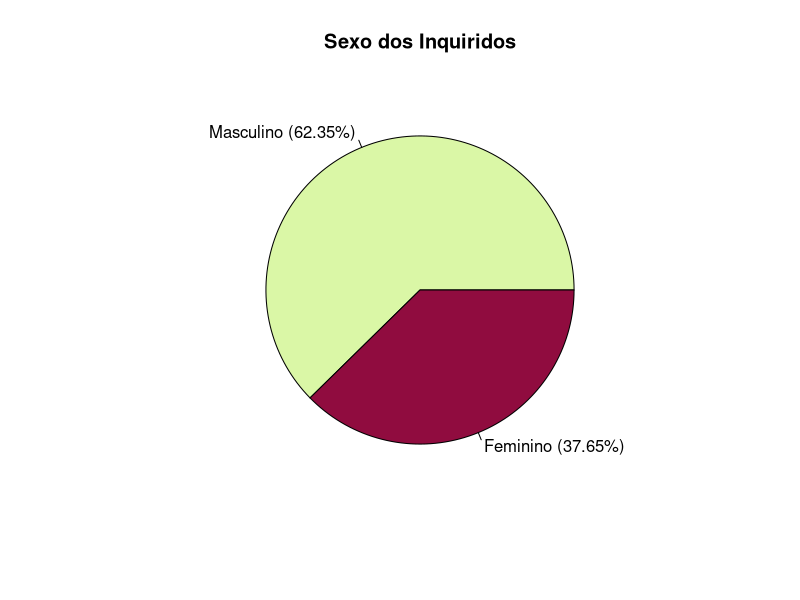
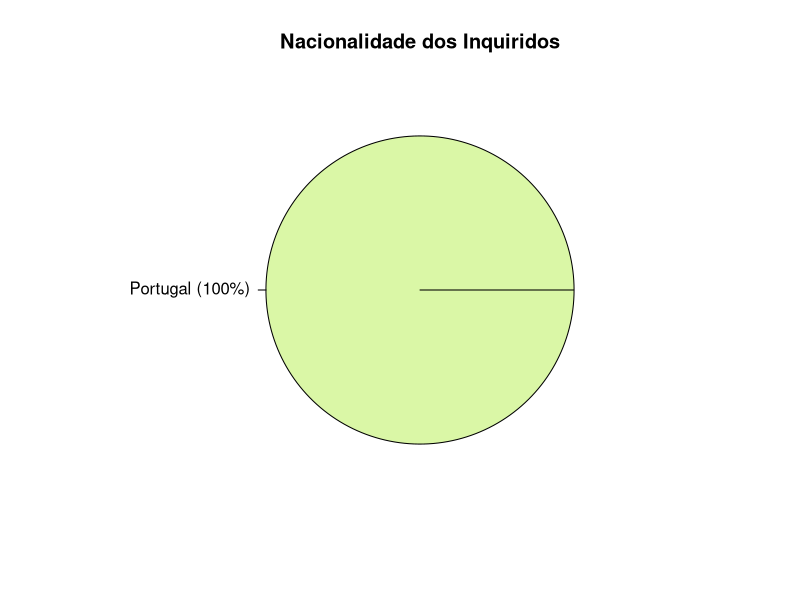
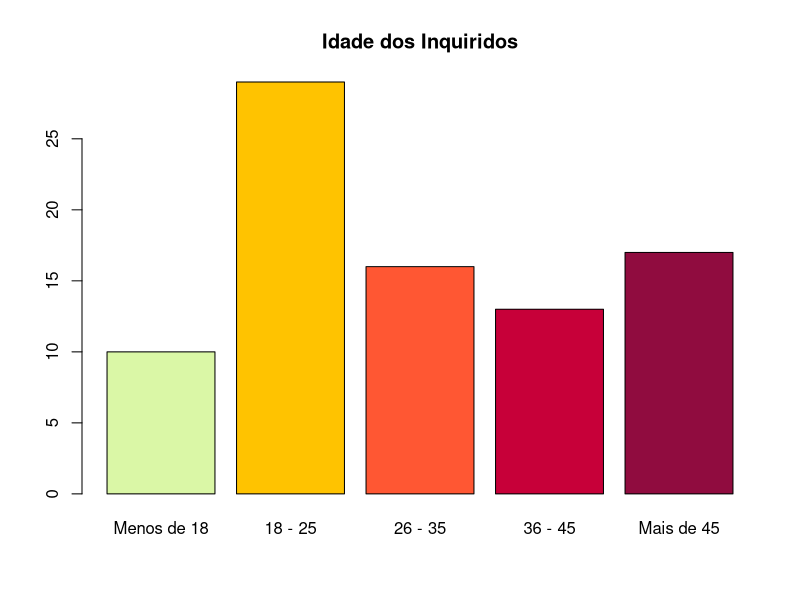
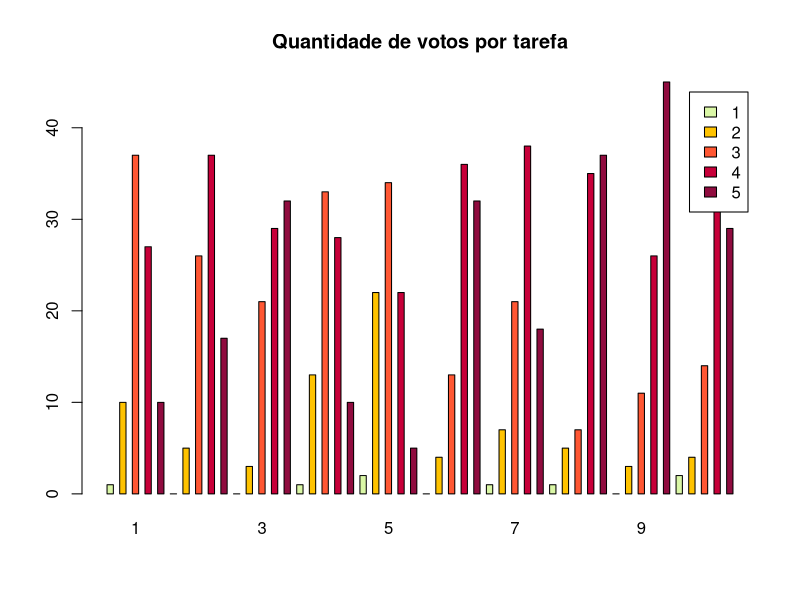
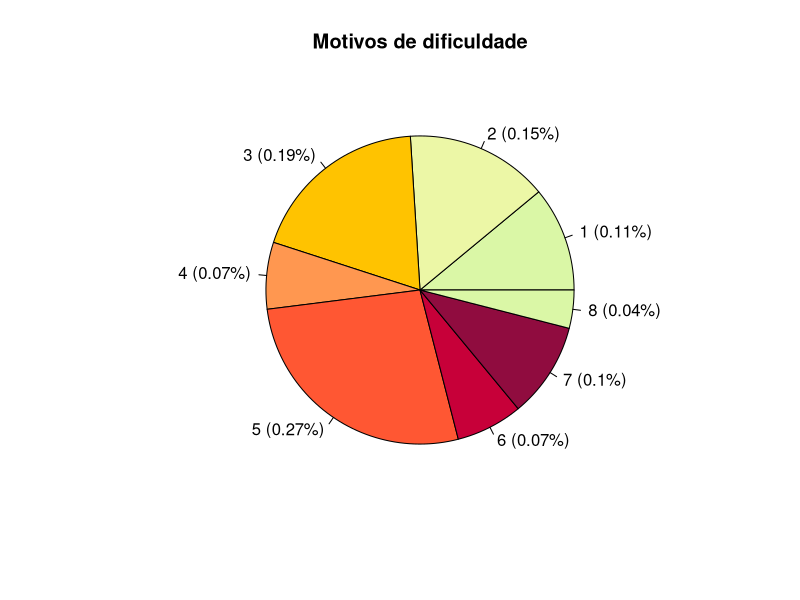
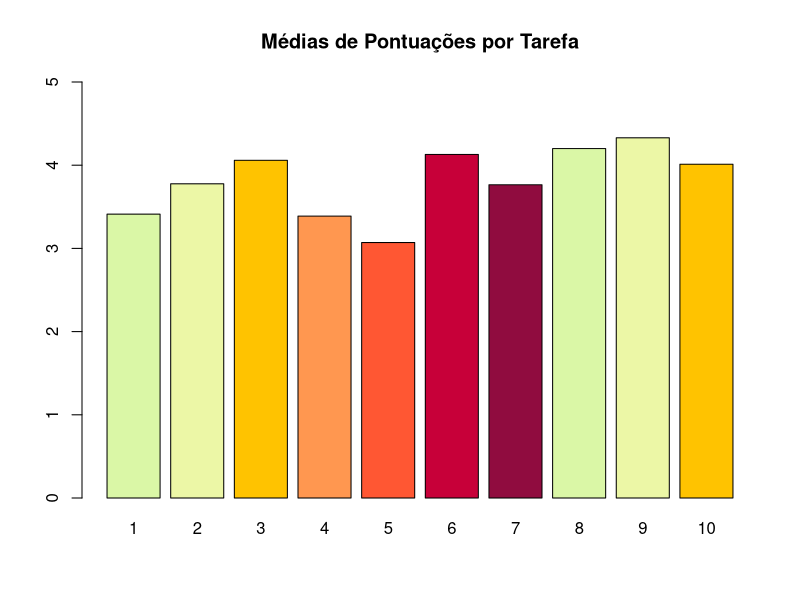
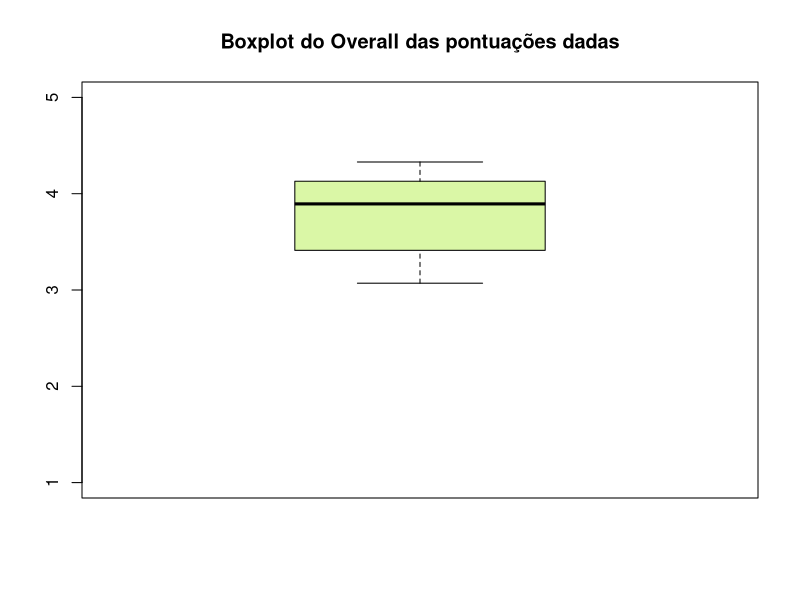
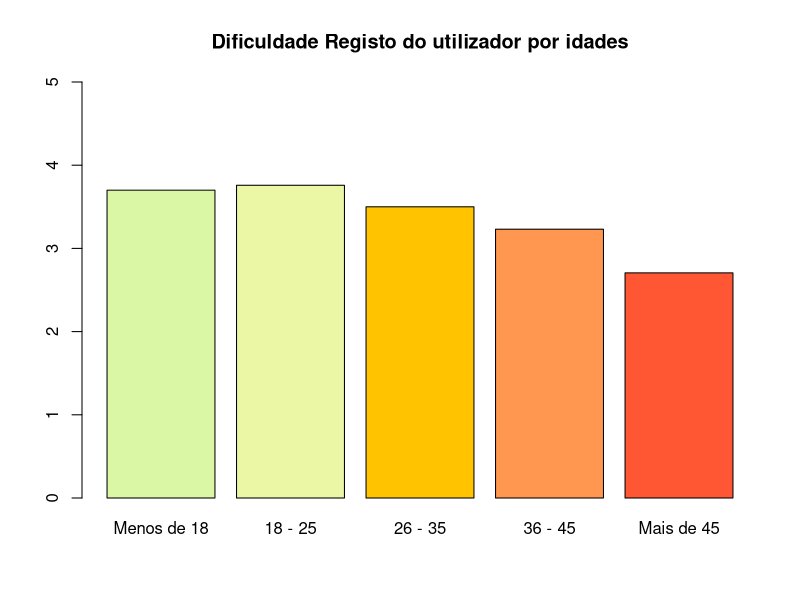

The R script that drew these images, in order:





# ========================================================================================================================
# ====                                  MAIN USABILITY SCRIPT                                                         ====
# ========================================================================================================================



inquerito = read.csv("./Resources/dados_inquerito.csv", sep = ",")
# View(inquerito)

# variaveis:
i_MENOR_18 = "Menos de 18"
i_18_25 = "18 - 25"
i_26_35 = "26 - 35"
i_36_45 = "36 - 45"
i_MAIS_45 = "Mais de 45"
s_MASCULINO = "Masculino"
s_FEMININO = "Feminino"

SEXO = 1
IDADE = 2
NACIONALIDADE = 3
REGISTO_SITE = 4
PESQUISA_POR_NOME = 5
ADICIONAR_CARRINHO_1 = 6
PESQUISA_POR_AUTOR = 7
SELECIONAR_LIVRO_AUTOR = 8
ADICIONAR_LIVRO_FAVORITOS = 9
ACEDER_FAVORITOS = 10
ADICIONAR_CARRINHO_2 = 11
REMOVER_LIVRO_CARRINHO = 12
INICIAR_COMPRA = 13
MOTIVOS = 14

attach(inquerito)

# Inqueridos por sexo

n_masculino = length(inquerito[inquerito$Sexo == s_MASCULINO,SEXO])
n_feminino = length(inquerito[inquerito$Sexo == s_FEMININO,SEXO])
n_total = n_masculino + n_feminino
# Temos uma amostra grande (n_total = 85 inqueridos)
# Pelo Torema do Limite Central, podemos pressupor uma distribuicao normal dos dados

perc_masc = round((n_masculino / n_total) * 100, 2)
perc_fem = round((n_feminino / n_total) * 100, 2)
# perc_masc -> 62.35%
# perc_fem  -> 37.65%
label_perc_masc = paste("(", "%)", sep=toString(perc_masc))
label_perc_fem = paste("(", "%)", sep=toString(perc_fem))

# graficamente:
pie(c(perc_masc, perc_fem),
    c(paste(s_MASCULINO, label_perc_masc),
      paste(s_FEMININO, label_perc_fem)),
    col = c("#DAF7A6", "#900C3F"))
title(main = "Sexo dos Inquiridos")

# Nacionalidade:

perc_pt = (length(inquerito[inquerito$Nacionalidade=="Portugal",NACIONALIDADE]) / n_total) * 100
label_perc_pt = paste("(", "%)", sep=toString(perc_pt))
pie(perc_pt, col = "#DAF7A6", c(paste("Portugal", label_perc_pt)))
title(main = "Nacionalidade dos Inquiridos")


# Idade:

n_menos18 = length(inquerito[inquerito$Idade == i_MENOR_18, IDADE])
n_18_25 = length(inquerito[inquerito$Idade == i_18_25, IDADE])
n_26_35 = length(inquerito[inquerito$Idade == i_26_35, IDADE])
n_36_45 = length(inquerito[inquerito$Idade == i_36_45, IDADE])
n_mais45= length(inquerito[inquerito$Idade == i_MAIS_45, IDADE])


barplot(c(n_menos18, n_18_25, n_26_35, n_36_45, n_mais45),
        names.arg = c(i_MENOR_18, i_18_25, i_26_35, i_36_45, i_MAIS_45),
        col = c("#DAF7A6", "#FFC300", "#FF5733", "#C70039", "#900C3F"))
title(main = "Idade dos Inquiridos")


# 1. Registo no Site:

dados_registo = inquerito[REGISTO_SITE]
registo_p1 = length(dados_registo[dados_registo==1])
registo_p2 = length(dados_registo[dados_registo==2])
registo_p3 = length(dados_registo[dados_registo==3])
registo_p4 = length(dados_registo[dados_registo==4])
registo_p5 = length(dados_registo[dados_registo==5])
pontuacoes_registo = c(registo_p1, registo_p2, registo_p3, registo_p4, registo_p5)

# 2. Pesquisa por nome:

dados_pesquisa_por_nome = inquerito[PESQUISA_POR_NOME]
pesquisa_por_nome_p1 = length(dados_pesquisa_por_nome[dados_pesquisa_por_nome==1])
pesquisa_por_nome_p2 = length(dados_pesquisa_por_nome[dados_pesquisa_por_nome==2])
pesquisa_por_nome_p3 = length(dados_pesquisa_por_nome[dados_pesquisa_por_nome==3])
pesquisa_por_nome_p4 = length(dados_pesquisa_por_nome[dados_pesquisa_por_nome==4])
pesquisa_por_nome_p5 = length(dados_pesquisa_por_nome[dados_pesquisa_por_nome==5])
pontuacoes_pesquisa_por_nome = c(pesquisa_por_nome_p1, pesquisa_por_nome_p2, pesquisa_por_nome_p3, pesquisa_por_nome_p4, pesquisa_por_nome_p5)

# 3. Adicionar livro ao carrinho
# (partindo da sua pagina de detalhes)

dados_adicionar_carrinho_1 = inquerito[ADICIONAR_CARRINHO_1]
adicionar_carrinho_1_p1 = length(dados_adicionar_carrinho_1[dados_adicionar_carrinho_1==1])
adicionar_carrinho_1_p2 = length(dados_adicionar_carrinho_1[dados_adicionar_carrinho_1==2])
adicionar_carrinho_1_p3 = length(dados_adicionar_carrinho_1[dados_adicionar_carrinho_1==3])
adicionar_carrinho_1_p4 = length(dados_adicionar_carrinho_1[dados_adicionar_carrinho_1==4])
adicionar_carrinho_1_p5 = length(dados_adicionar_carrinho_1[dados_adicionar_carrinho_1==5])
pontuacoes_adicionar_carrinho_1 = c(adicionar_carrinho_1_p1, adicionar_carrinho_1_p2, adicionar_carrinho_1_p3, adicionar_carrinho_1_p4, adicionar_carrinho_1_p5)

# 4. Pesquisa por autor

dados_pesquisa_por_autor = inquerito[PESQUISA_POR_AUTOR]
pesquisa_por_autor_p1 = length(dados_pesquisa_por_autor[dados_pesquisa_por_autor==1])
pesquisa_por_autor_p2 = length(dados_pesquisa_por_autor[dados_pesquisa_por_autor==2])
pesquisa_por_autor_p3 = length(dados_pesquisa_por_autor[dados_pesquisa_por_autor==3])
pesquisa_por_autor_p4 = length(dados_pesquisa_por_autor[dados_pesquisa_por_autor==4])
pesquisa_por_autor_p5 = length(dados_pesquisa_por_autor[dados_pesquisa_por_autor==5])
pontuacoes_pesquisa_por_autor = c(pesquisa_por_autor_p1, pesquisa_por_autor_p2, pesquisa_por_autor_p3, pesquisa_por_autor_p4, pesquisa_por_autor_p5)

# 5. Selecionar livro pretendido do autor

dados_selecionar_livro_autor = inquerito[SELECIONAR_LIVRO_AUTOR]
selecionar_livro_autor_p1 = length(dados_selecionar_livro_autor[dados_selecionar_livro_autor==1])
selecionar_livro_autor_p2 = length(dados_selecionar_livro_autor[dados_selecionar_livro_autor==2])
selecionar_livro_autor_p3 = length(dados_selecionar_livro_autor[dados_selecionar_livro_autor==3])
selecionar_livro_autor_p4 = length(dados_selecionar_livro_autor[dados_selecionar_livro_autor==4])
selecionar_livro_autor_p5 = length(dados_selecionar_livro_autor[dados_selecionar_livro_autor==5])
pontuacoes_selecionar_livro_autor = c(selecionar_livro_autor_p1, selecionar_livro_autor_p2, selecionar_livro_autor_p3, selecionar_livro_autor_p4, selecionar_livro_autor_p5)


# 6. Adicionar livro aos favoritos

dados_adicionar_favoritos = inquerito[ADICIONAR_LIVRO_FAVORITOS]
adicionar_favoritos_p1 = length(dados_adicionar_favoritos[dados_adicionar_favoritos==1])
adicionar_favoritos_p2 = length(dados_adicionar_favoritos[dados_adicionar_favoritos==2])
adicionar_favoritos_p3 = length(dados_adicionar_favoritos[dados_adicionar_favoritos==3])
adicionar_favoritos_p4 = length(dados_adicionar_favoritos[dados_adicionar_favoritos==4])
adicionar_favoritos_p5 = length(dados_adicionar_favoritos[dados_adicionar_favoritos==5])
pontuacoes_adicionar_favoritos = c(adicionar_favoritos_p1, adicionar_favoritos_p2, adicionar_favoritos_p3, adicionar_favoritos_p4, adicionar_favoritos_p5)

# 7. Aceder a lista de favoritos

dados_aceder_favoritos = inquerito[ACEDER_FAVORITOS]
aceder_favoritos_p1 = length(dados_aceder_favoritos[dados_aceder_favoritos==1])
aceder_favoritos_p2 = length(dados_aceder_favoritos[dados_aceder_favoritos==2])
aceder_favoritos_p3 = length(dados_aceder_favoritos[dados_aceder_favoritos==3])
aceder_favoritos_p4 = length(dados_aceder_favoritos[dados_aceder_favoritos==4])
aceder_favoritos_p5 = length(dados_aceder_favoritos[dados_aceder_favoritos==5])
pontuacoes_aceder_favoritos = c(aceder_favoritos_p1, aceder_favoritos_p2, aceder_favoritos_p3, aceder_favoritos_p4, aceder_favoritos_p5)


# 8. Adicionar livro ao carrinho
# (partindo da pagina dos favoritos)

dados_adicionar_carrinho_2 = inquerito[ADICIONAR_CARRINHO_2]
adicionar_carrinho_2_p1 = length(dados_adicionar_carrinho_2[dados_adicionar_carrinho_2==1])
adicionar_carrinho_2_p2 = length(dados_adicionar_carrinho_2[dados_adicionar_carrinho_2==2])
adicionar_carrinho_2_p3 = length(dados_adicionar_carrinho_2[dados_adicionar_carrinho_2==3])
adicionar_carrinho_2_p4 = length(dados_adicionar_carrinho_2[dados_adicionar_carrinho_2==4])
adicionar_carrinho_2_p5 = length(dados_adicionar_carrinho_2[dados_adicionar_carrinho_2==5])
pontuacoes_adicionar_carrinho_2 = c(adicionar_carrinho_2_p1, adicionar_carrinho_2_p2, adicionar_carrinho_2_p3, adicionar_carrinho_2_p4, adicionar_carrinho_2_p5)


# 9. Remover livro do carrinho

dados_remover_livro_carrinho = inquerito[REMOVER_LIVRO_CARRINHO]
remover_livro_carrinho_p1 = length(dados_remover_livro_carrinho[dados_remover_livro_carrinho==1])
remover_livro_carrinho_p2 = length(dados_remover_livro_carrinho[dados_remover_livro_carrinho==2])
remover_livro_carrinho_p3 = length(dados_remover_livro_carrinho[dados_remover_livro_carrinho==3])
remover_livro_carrinho_p4 = length(dados_remover_livro_carrinho[dados_remover_livro_carrinho==4])
remover_livro_carrinho_p5 = length(dados_remover_livro_carrinho[dados_remover_livro_carrinho==5])
pontuacoes_remover_livro_carrinho = c(remover_livro_carrinho_p1, remover_livro_carrinho_p2, remover_livro_carrinho_p3, remover_livro_carrinho_p4, remover_livro_carrinho_p5)


# 10. Iniciar Compra

dados_iniciar_compra = inquerito[INICIAR_COMPRA]
iniciar_compra_p1 = length(dados_iniciar_compra[dados_iniciar_compra==1])
iniciar_compra_p2 = length(dados_iniciar_compra[dados_iniciar_compra==2])
iniciar_compra_p3 = length(dados_iniciar_compra[dados_iniciar_compra==3])
iniciar_compra_p4 = length(dados_iniciar_compra[dados_iniciar_compra==4])
iniciar_compra_p5 = length(dados_iniciar_compra[dados_iniciar_compra==5])
pontuacoes_iniciar_compra = c(iniciar_compra_p1, iniciar_compra_p2, iniciar_compra_p3, iniciar_compra_p4, iniciar_compra_p5)

# Resultados em gráfico:

barplot(c(pontuacoes_registo,
          pontuacoes_pesquisa_por_nome,
          pontuacoes_adicionar_carrinho_1,
          pontuacoes_pesquisa_por_autor,
          pontuacoes_selecionar_livro_autor,
          pontuacoes_adicionar_favoritos,
          pontuacoes_aceder_favoritos,
          pontuacoes_adicionar_carrinho_2,
          pontuacoes_remover_livro_carrinho,
          pontuacoes_iniciar_compra),
        space = 1,
        col = c("#DAF7A6", "#FFC300", "#FF5733", "#C70039", "#900C3F"),
        names.arg = c(" ", " ", "1", " ", " ",
                      " ", " ", "2", " ", " ",
                      " ", " ", "3", " ", " ",
                      " ", " ", "4", " ", " ",
                      " ", " ", "5", " ", " ",
                      " ", " ", "6", " ", " ",
                      " ", " ", "7", " ", " ",
                      " ", " ", "8", " ", " ",
                      " ", " ", "9", " ", " ",
                      " ", " ", "10", " ", " "),
        legend.text = c(1:5)
)
title(main = "Quantidade de votos por tarefa")



# Motivos de Dificuldade

dados_motivos = inquerito[MOTIVOS]
motivos = c()
i=1
while(i <= nrow(dados_motivos)){
  line = dados_motivos[i, 1]
  found = c()
  if(length(line) != 0){
    splited = strsplit(toString(line), ";")[[1]]
    cont = 1
    while(cont <= length(splited)){
      if(!(splited[cont] %in% motivos)){
        motivos = c(motivos, splited[cont])
      }
      cont = cont + 1
    }
  }
  i = i +1
}

i=1
motivos_qtd = c()
while(i <= length(motivos)){
  c=0
  qtd = 0
  while(c <= nrow(dados_motivos)){
    line = dados_motivos[c, 1]
    found = c()
    if(length(line) != 0){
      splited = strsplit(toString(line), ";")[[1]]
      cont = 1
      while(cont <= length(splited)){
        if(splited[cont] == motivos[i]){
          qtd = qtd + 1
        }
        cont = cont + 1
      }
    }
    c=c+1
  }
  i = i +1
  motivos_qtd = c(motivos_qtd, qtd) 
}


total = sum(motivos_qtd)
percs = c()
i = 1
labels = c()
while( i <= length(motivos_qtd)){
  perc = round(motivos_qtd[i]/total, 2)
  start = paste(toString(i), "(")
  labels = c(labels, paste(start, "%)", sep=toString(perc)))
  percs = c(percs, perc)
  i = i + 1
}
pie(percs, col = c("#DAF7A6", "#ecf7a6", "#FFC300", "#ff9750","#FF5733", "#C70039", "#900C3F"), labels)
title(main="Motivos de dificuldade")

# =====
# FALTA
# =====
# BOXPLOT para cada pergunta com as pontuacoes!

registo = mean(inquerito$Registo_Site)
pesquisa_por_nome = mean(inquerito$Pesquisa_por_nome)
adicionar_carrinho_1 = mean(inquerito$Adicionar_carrinho_compras_1)
pesquisa_por_autor = mean(inquerito$Pesquisar_por_autor)
selecionar_livro_autor = mean(inquerito$Selecionar_livro_autor)
adicionar_favoritos = mean(inquerito$Adicionar_livro_favoritos)
aceder_favoritos = mean(inquerito$Aceder_favoritos)
adicionar_carrinho_2 =mean(inquerito$Adicionar_carrinho_compras_2)
remover_livro_carrinho = mean(inquerito$Remover_livro_carrinho)
iniciar_compra = mean(inquerito$Iniciar_compra)

tarefas = c(registo,
            pesquisa_por_nome,
            adicionar_carrinho_1,
            pesquisa_por_autor,
            selecionar_livro_autor,
            adicionar_favoritos,
            aceder_favoritos,
            adicionar_carrinho_2,
            remover_livro_carrinho,
            iniciar_compra)
# Geral medias de pontuacoes (barplot)
barplot(tarefas,
        names = 1:10,
        ylim=c(0,5),
        col = c("#DAF7A6", "#ecf7a6", "#FFC300", "#ff9750","#FF5733", "#C70039", "#900C3F"))
title(main = "Médias de Pontuações por Tarefa")
# Overall (boxplot)
boxplot(tarefas, col = c("#DAF7A6", "#ecf7a6", "#FFC300"),
        ylim=c(1,5))
title(main = "Boxplot do Overall das pontuações dadas")


registo = inquerito$Registo_Site
pesquisa_por_nome = inquerito$Pesquisa_por_nome
adicionar_carrinho_1 = inquerito$Adicionar_carrinho_compras_1
pesquisa_por_autor = inquerito$Pesquisar_por_autor
selecionar_livro_autor = inquerito$Selecionar_livro_autor
adicionar_favoritos = inquerito$Adicionar_livro_favoritos
aceder_favoritos = inquerito$Aceder_favoritos
adicionar_carrinho_2 =inquerito$Adicionar_carrinho_compras_2
remover_livro_carrinho = inquerito$Remover_livro_carrinho
iniciar_compra = inquerito$Iniciar_compra


tarefas = c(registo,
            pesquisa_por_nome,
            adicionar_carrinho_1,
            pesquisa_por_autor,
            selecionar_livro_autor,
            adicionar_favoritos,
            aceder_favoritos,
            adicionar_carrinho_2,
            remover_livro_carrinho,
            iniciar_compra)

mean(tarefas)
sd(tarefas)
median(tarefas)
# mean = 3.814
# sd = 0.970
# median = 4

cont = 0
medias = c()
medianas = c()
desvios_padrao = c()
while(cont < 10){
  min = cont*n_total
  max = min+n_total
  this = tarefas[min:max]
  
  medias = c(medias, round(mean(this),3))
  desvios_padrao = c(desvios_padrao, round(sd(this),3))
  medianas = c(medianas, round(median(this),3))
  cont = cont + 1 
}

medias
desvios_padrao
medianas

#
# Segundo os dados nos vetores acima impressos, temos,
# para cada tarefa onde:
#
# 1  - Registo na Wook
# 2  - Pesquisar um livro por nome
# 3  - Adicionar livro pesquisado ao carrinho de compras
# 4  - Pesquisar livro por autor
# 5  - Selecionar livro pretendido do autor
# 6  - Adicionar livro selecionado aos favoritos
# 7  - Aceder a pagina dos favoritos
# 8  - Adicionar livro dos favoritos ao carrinho de compras
# 9  - Remover um livro do carrinho de compras
# 10 - Iniciar processo de compra do livro
#
# Obtemos os seguintes valores:
#
# +===============+
# |    TAREFAS    |
# +===============+
#
# +---------------+
# |       1       |
# +---------------+
#     mean: 3.411
#       sd: 0.890
#   median: 3
#
# +---------------+
# |       2       |
# +---------------+
#     mean: 3.767
#       sd: 0.835
#   median: 4
#
# +---------------+
# |       3       |
# +---------------+
#     mean: 4.058
#       sd: 0.872
#   median: 4
#
# +---------------+
# |       4       |
# +---------------+
#     mean: 3.406
#       sd: 0.937
#   median: 3
#
# +---------------+
# |       5       |
# +---------------+
#     mean: 3.081
#       sd: 0.923
#   median: 3
#
# +---------------+
# |       6       |
# +---------------+
#     mean: 4.116
#       sd: 0.846
#   median: 4
#
# +---------------+
# |       7       |
# +---------------+
#     mean: 3.779
#       sd: 0.925
#   median: 4
#
# +---------------+
# |       8       |
# +---------------+
#     mean: 4.197
#       sd: 0.905
#   median: 4
#
# +---------------+
# |       9       |
# +---------------+
#     mean: 4.337
#       sd: 0.834
#   median: 5
#
# +---------------+
# |       10      |
# +---------------+
#     mean: 4.023
#       sd: 0.957
#   median: 4
#
# +===============+

i = which(inquerito$Idade == i_MENOR_18)
dados_men_18 = inquerito[i,]
i = which(inquerito$Idade == i_18_25)
dados_18_25 = inquerito[i,]
i = which(inquerito$Idade == i_26_35)
dados_26_35 = inquerito[i,]
i = which(inquerito$Idade == i_36_45)
dados_36_45 = inquerito[i,]
i = which(inquerito$Idade == i_MAIS_45)
dados_45_mais = inquerito[i,]

# Menores de 18

p_m_18_registo = (dados_men_18$Registo_Site)
p_m_18_pesq_nome = (dados_men_18$Pesquisa_por_nome)
p_m_18_add_carr_1 = (dados_men_18$Adicionar_carrinho_compras_1)
p_m_18_pesq_autor = (dados_men_18$Pesquisar_por_autor)
p_m_18_sel_livro = (dados_men_18$Selecionar_livro_autor)
p_m_18_add_fav = (dados_men_18$Adicionar_livro_favoritos)
p_m_18_acc_fav = (dados_men_18$Aceder_favoritos)
p_m_18_add_carr_2 = (dados_men_18$Adicionar_carrinho_compras_2)
p_m_18_rm_carr = (dados_men_18$Remover_livro_carrinho)
p_m_18_ini_cp = (dados_men_18$Iniciar_compra)

p_m_18_tarefas = c(p_m_18_registo,
            p_m_18_pesq_nome,
            p_m_18_add_carr_1,
            p_m_18_pesq_autor,
            p_m_18_sel_livro,
            p_m_18_add_fav,
            p_m_18_acc_fav,
            p_m_18_add_carr_2,
            p_m_18_rm_carr,
            p_m_18_ini_cp)

p_m_18_media_total = mean(p_m_18_tarefas)


# 18 a 25

p_18_25_registo = (dados_18_25$Registo_Site)
p_18_25_pesq_nome = (dados_18_25$Pesquisa_por_nome)
p_18_25_add_carr_1 = (dados_18_25$Adicionar_carrinho_compras_1)
p_18_25_pesq_autor = (dados_18_25$Pesquisar_por_autor)
p_18_25_sel_livro = (dados_18_25$Selecionar_livro_autor)
p_18_25_add_fav = (dados_18_25$Adicionar_livro_favoritos)
p_18_25_acc_fav = (dados_18_25$Aceder_favoritos)
p_18_25_add_carr_2 = (dados_18_25$Adicionar_carrinho_compras_2)
p_18_25_rm_carr = (dados_18_25$Remover_livro_carrinho)
p_18_25_ini_cp = (dados_18_25$Iniciar_compra)

p_18_25_tarefas = c(p_18_25_registo,
                    p_18_25_pesq_nome,
                    p_18_25_add_carr_1,
                    p_18_25_pesq_autor,
                    p_18_25_sel_livro,
                    p_18_25_add_fav,
                    p_18_25_acc_fav,
                    p_18_25_add_carr_2,
                    p_18_25_rm_carr,
                    p_18_25_ini_cp)

p_18_25_media_total = mean(p_18_25_tarefas)



# 26 a 35

p_26_35_registo = (dados_26_35$Registo_Site)
p_26_35_pesq_nome = (dados_26_35$Pesquisa_por_nome)
p_26_35_add_carr_1 = (dados_26_35$Adicionar_carrinho_compras_1)
p_26_35_pesq_autor = (dados_26_35$Pesquisar_por_autor)
p_26_35_sel_livro = (dados_26_35$Selecionar_livro_autor)
p_26_35_add_fav = (dados_26_35$Adicionar_livro_favoritos)
p_26_35_acc_fav = (dados_26_35$Aceder_favoritos)
p_26_35_add_carr_2 = (dados_26_35$Adicionar_carrinho_compras_2)
p_26_35_rm_carr = (dados_26_35$Remover_livro_carrinho)
p_26_35_ini_cp = (dados_26_35$Iniciar_compra)

p_26_35_tarefas = c(p_26_35_registo,
                    p_26_35_pesq_nome,
                    p_26_35_add_carr_1,
                    p_26_35_pesq_autor,
                    p_26_35_sel_livro,
                    p_26_35_add_fav,
                    p_26_35_acc_fav,
                    p_26_35_add_carr_2,
                    p_26_35_rm_carr,
                    p_26_35_ini_cp)

p_26_35_media_total = mean(p_26_35_tarefas)



# 36 a 45

p_36_45_registo = dados_36_45$Registo_Site
p_36_45_pesq_nome = dados_36_45$Pesquisa_por_nome
p_36_45_add_carr_1 = dados_36_45$Adicionar_carrinho_compras_1
p_36_45_pesq_autor = dados_36_45$Pesquisar_por_autor
p_36_45_sel_livro = dados_36_45$Selecionar_livro_autor
p_36_45_add_fav = dados_36_45$Adicionar_livro_favoritos
p_36_45_acc_fav = dados_36_45$Aceder_favoritos
p_36_45_add_carr_2 = dados_36_45$Adicionar_carrinho_compras_2
p_36_45_rm_carr = dados_36_45$Remover_livro_carrinho
p_36_45_ini_cp = dados_36_45$Iniciar_compra

p_36_45_tarefas = c(p_36_45_registo,
                    p_36_45_pesq_nome,
                    p_36_45_add_carr_1,
                    p_36_45_pesq_autor,
                    p_36_45_sel_livro,
                    p_36_45_add_fav,
                    p_36_45_acc_fav,
                    p_36_45_add_carr_2,
                    p_36_45_rm_carr,
                    p_36_45_ini_cp)

p_36_45_media_total = mean(p_36_45_tarefas)



# Mais de 45

p_45_mais_registo = dados_45_mais$Registo_Site
p_45_mais_pesq_nome = dados_45_mais$Pesquisa_por_nome
p_45_mais_add_carr_1 = dados_45_mais$Adicionar_carrinho_compras_1
p_45_mais_pesq_autor = dados_45_mais$Pesquisar_por_autor
p_45_mais_sel_livro = dados_45_mais$Selecionar_livro_autor
p_45_mais_add_fav = dados_45_mais$Adicionar_livro_favoritos
p_45_mais_acc_fav = dados_45_mais$Aceder_favoritos
p_45_mais_add_carr_2 = dados_45_mais$Adicionar_carrinho_compras_2
p_45_mais_rm_carr = dados_45_mais$Remover_livro_carrinho
p_45_mais_ini_cp = dados_45_mais$Iniciar_compra

p_45_mais_tarefas = c(p_45_mais_registo,
                      p_45_mais_pesq_nome,
                      p_45_mais_add_carr_1,
                      p_45_mais_pesq_autor,
                      p_45_mais_sel_livro,
                      p_45_mais_add_fav,
                      p_45_mais_acc_fav,
                      p_45_mais_add_carr_2,
                      p_45_mais_rm_carr,
                      p_45_mais_ini_cp)

p_45_mais_media_total = mean(p_45_mais_tarefas)

media_pontuacoes_por_idades = c(mean(p_m_18_media_total),
                                mean(p_18_25_media_total),
                                mean(p_26_35_media_total),
                                mean(p_36_45_media_total),
                                mean(p_45_mais_media_total))

# Por tarefa:

reg = c(mean(p_m_18_registo),
        mean(p_18_25_registo),
        mean(p_26_35_registo),
        mean(p_36_45_registo),
        mean(p_45_mais_registo))
barplot(reg,
        names = c(i_MENOR_18, i_18_25, i_26_35, i_36_45, i_MAIS_45),
        ylim=c(0,5),
        col = c("#DAF7A6", "#ecf7a6", "#FFC300", "#ff9750","#FF5733", "#C70039", "#900C3F"))
title(main = "Dificuldade Registo do utilizador por idades")



pn = c(mean(p_m_18_pesq_nome),
       mean(p_18_25_pesq_nome),
       mean(p_26_35_pesq_nome),
       mean(p_36_45_pesq_nome),
       mean(p_45_mais_pesq_nome))
barplot(pn,
        names = c(i_MENOR_18, i_18_25, i_26_35, i_36_45, i_MAIS_45),
        ylim=c(0,5),
        col = c("#DAF7A6", "#ecf7a6", "#FFC300", "#ff9750","#FF5733", "#C70039", "#900C3F"))
title(main = "Dificuldade Pesquisa por nome por idades")




a1 = c(mean(p_m_18_add_carr_1),
       mean(p_18_25_add_carr_1),
       mean(p_26_35_add_carr_1),
       mean(p_36_45_add_carr_1),
       mean(p_45_mais_add_carr_1))
barplot(a1,
        names = c(i_MENOR_18, i_18_25, i_26_35, i_36_45, i_MAIS_45),
        ylim=c(0,5),
        col = c("#DAF7A6", "#ecf7a6", "#FFC300", "#ff9750","#FF5733", "#C70039", "#900C3F"))
title(main = "Dificuldade Adicionar ao carrinho de compras\n desde da pagina de detalhes do livro idades")


pa = c(mean(p_m_18_pesq_autor),
       mean(p_18_25_pesq_autor),
       mean(p_26_35_pesq_autor),
       mean(p_36_45_pesq_autor),
       mean(p_45_mais_pesq_autor))
barplot(pa,
        names = c(i_MENOR_18, i_18_25, i_26_35, i_36_45, i_MAIS_45),
        ylim=c(0,5),
        col = c("#DAF7A6", "#ecf7a6", "#FFC300", "#ff9750","#FF5733", "#C70039", "#900C3F"))
title(main = "Dificuldade Pesquisa por autor por idades")



sel = c(mean(p_m_18_sel_livro),
        mean(p_18_25_sel_livro),
        mean(p_26_35_sel_livro),
        mean(p_36_45_sel_livro),
        mean(p_45_mais_sel_livro))
barplot(sel,
        names = c(i_MENOR_18, i_18_25, i_26_35, i_36_45, i_MAIS_45),
        ylim=c(0,5),
        col = c("#DAF7A6", "#ecf7a6", "#FFC300", "#ff9750","#FF5733", "#C70039", "#900C3F"))
title(main = "Dificuldade Encontrar Livro do Autor selecionado por idades")




af = c(mean(p_m_18_add_fav),
       mean(p_18_25_add_fav),
       mean(p_26_35_add_fav),
       mean(p_36_45_add_fav),
       mean(p_45_mais_add_fav))
barplot(af,
        names = c(i_MENOR_18, i_18_25, i_26_35, i_36_45, i_MAIS_45),
        ylim=c(0,5),
        col = c("#DAF7A6", "#ecf7a6", "#FFC300", "#ff9750","#FF5733", "#C70039", "#900C3F"))
title(main = "Dificuldade Adicionar aos Favoritos por idades")





acc = c(mean(p_m_18_acc_fav),
        mean(p_18_25_acc_fav),
        mean(p_26_35_acc_fav),
        mean(p_36_45_acc_fav),
        mean(p_45_mais_acc_fav))
barplot(acc,
        names = c(i_MENOR_18, i_18_25, i_26_35, i_36_45, i_MAIS_45),
        ylim=c(0,5),
        col = c("#DAF7A6", "#ecf7a6", "#FFC300", "#ff9750","#FF5733", "#C70039", "#900C3F"))
title(main = "Dificuldade Aceder aos Favoritos idades")





a2 = c(mean(p_m_18_add_carr_2),
       mean(p_18_25_add_carr_2),
       mean(p_26_35_add_carr_2),
       mean(p_36_45_add_carr_2),
       mean(p_45_mais_add_carr_2))
barplot(a2,
        names = c(i_MENOR_18, i_18_25, i_26_35, i_36_45, i_MAIS_45),
        ylim=c(0,5),
        col = c("#DAF7A6", "#ecf7a6", "#FFC300", "#ff9750","#FF5733", "#C70039", "#900C3F"))
title(main = "Dificuldade Adicionar carrinho na pagina de favoritos por idades")




rm = c(mean(p_m_18_rm_carr),
       mean(p_18_25_rm_carr),
       mean(p_26_35_rm_carr),
       mean(p_36_45_rm_carr),
       mean(p_45_mais_rm_carr))
barplot(rm,
        names = c(i_MENOR_18, i_18_25, i_26_35, i_36_45, i_MAIS_45),
        ylim=c(0,5),
        col = c("#DAF7A6", "#ecf7a6", "#FFC300", "#ff9750","#FF5733", "#C70039", "#900C3F"))
title(main = "Dificuldade Remover Livro do Carrinho de Compras por idades")



cp = c(mean(p_m_18_ini_cp),
       mean(p_18_25_ini_cp),
       mean(p_26_35_ini_cp),
       mean(p_36_45_ini_cp),
       mean(p_45_mais_ini_cp))
barplot(cp,
        names = c(i_MENOR_18, i_18_25, i_26_35, i_36_45, i_MAIS_45),
        ylim=c(0,5),
        col = c("#DAF7A6", "#ecf7a6", "#FFC300", "#ff9750","#FF5733", "#C70039", "#900C3F"))
title(main = "Dificuldade Iniciar Compra por idades")










# Geral medias de pontuacoes (barplot)
barplot(media_pontuacoes_por_idades,
        names = c(i_MENOR_18, i_18_25, i_26_35, i_36_45, i_MAIS_45),
        ylim=c(0,5),
        col = c("#DAF7A6", "#ecf7a6", "#FFC300", "#ff9750","#FF5733", "#C70039", "#900C3F"))
title(main = "Médias de Pontuações de Tarefas por idade (Global)")
